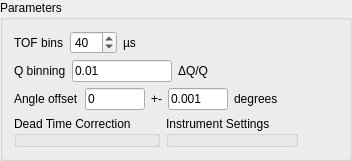
                         <widget class="QGroupBox" name="groupBox_6">
                          <property name="title">
                           <string>Parameters</string>
                          </property>
                          <layout class="QVBoxLayout" name="verticalLayout_15">
                           <item>
                            <layout class="QVBoxLayout" name="verticalLayout_37">
                             <item>
                              <layout class="QHBoxLayout" name="horizontalLayout_18">
                               <item>
                                <widget class="QLabel" name="eventTofBinsTitleLabel">
                                 <property name="text">
                                  <string>TOF bins</string>
                                 </property>
                                </widget>
                               </item>
                               <item>
                                <widget class="QSpinBox" name="eventTofBins">
                                 <property name="minimum">
                                  <number>5</number>
                                 </property>
                                 <property name="maximum">
                                  <number>200</number>
                                 </property>
                                 <property name="singleStep">
                                  <number>5</number>
                                 </property>
                                 <property name="value">
                                  <number>40</number>
                                 </property>
                                </widget>
                               </item>
                               <item>
                                <widget class="QLabel" name="eventTofBinsUnitsLabel">
                                 <property name="text">
                                  <string>µs</string>
                                 </property>
                                </widget>
                               </item>
                               <item>
                                <spacer name="horizontalSpacer_6">
                                 <property name="orientation">
                                  <enum>Qt::Horizontal</enum>
                                 </property>
                                 <property name="sizeHint" stdset="0">
                                  <size>
                                   <width>40</width>
                                   <height>20</height>
                                  </size>
                                 </property>
                                </spacer>
                               </item>
                              </layout>
                             </item>
                             <item>
                              <layout class="QHBoxLayout" name="horizontalLayout_34">
                               <item>
                                <widget class="QLabel" name="label_8">
                                 <property name="text">
                                  <string>Q binning</string>
                                 </property>
                                </widget>
                               </item>
                               <item>
                                <widget class="QLineEdit" name="qStep">
                                 <property name="sizePolicy">
                                  <sizepolicy hsizetype="Fixed" vsizetype="Fixed">
                                   <horstretch>0</horstretch>
                                   <verstretch>0</verstretch>
                                  </sizepolicy>
                                 </property>
                                 <property name="maximumSize">
                                  <size>
                                   <width>100</width>
                                   <height>16777215</height>
                                  </size>
                                 </property>
                                 <property name="text">
                                  <string>0.01</string>
                                 </property>
                                 <property name="maxLength">
                                  <number>32767</number>
                                 </property>
                                </widget>
                               </item>
                               <item>
                                <widget class="QLabel" name="label_9">
                                 <property name="text">
                                  <string>ΔQ/Q</string>
                                 </property>
                                </widget>
                               </item>
                               <item>
                                <spacer name="horizontalSpacer_8">
                                 <property name="orientation">
                                  <enum>Qt::Horizontal</enum>
                                 </property>
                                 <property name="sizeHint" stdset="0">
                                  <size>
                                   <width>40</width>
                                   <height>20</height>
                                  </size>
                                 </property>
                                </spacer>
                               </item>
                              </layout>
                             </item>
                             <item>
                              <layout class="QHBoxLayout" name="horizontalLayout_17">
                               <item>
                                <widget class="QLabel" name="label_6">
                                 <property name="text">
                                  <string>Angle offset</string>
                                 </property>
                                </widget>
                               </item>
                               <item>
                                <widget class="QLineEdit" name="angleOffsetValue">
                                 <property name="maximumSize">
                                  <size>
                                   <width>60</width>
                                   <height>16777215</height>
                                  </size>
                                 </property>
                                 <property name="text">
                                  <string>0</string>
                                 </property>
                                </widget>
                               </item>
                               <item>
                                <widget class="QLabel" name="offset_pm">
                                 <property name="text">
                                  <string>+-</string>
                                 </property>
                                </widget>
                               </item>
                               <item>
                                <widget class="QLineEdit" name="angleOffsetError">
                                 <property name="maximumSize">
                                  <size>
                                   <width>60</width>
                                   <height>16777215</height>
                                  </size>
                                 </property>
                                 <property name="text">
                                  <string>0.001</string>
                                 </property>
                                </widget>
                               </item>
                               <item>
                                <widget class="QLabel" name="label_21">
                                 <property name="text">
                                  <string>degrees</string>
                                 </property>
                                </widget>
                               </item>
                               <item>
                                <spacer name="horizontalSpacer_10">
                                 <property name="orientation">
                                  <enum>Qt::Horizontal</enum>
                                 </property>
                                 <property name="sizeHint" stdset="0">
                                  <size>
                                   <width>40</width>
                                   <height>20</height>
                                  </size>
                                 </property>
                                </spacer>
                               </item>
                              </layout>
                             </item>
                             <item>
                              <layout class="QHBoxLayout" name="horizontalLayout_40">
                               <item>
                                <widget class="DeadTimeEntryPoint" name="deadtime_entry">
                                 <property name="sizePolicy">
                                  <sizepolicy hsizetype="Fixed" vsizetype="Fixed">
                                   <horstretch>0</horstretch>
                                   <verstretch>0</verstretch>
                                  </sizepolicy>
                                 </property>
                                 <property name="title">
                                  <string>Dead Time Correction</string>
                                 </property>
                                </widget>
                               </item>
                               <item>
                                <widget class="InstrumentSettingsEntryPoint" name="instrument_settings_entry">
                                 <property name="sizePolicy">
                                  <sizepolicy hsizetype="Fixed" vsizetype="Fixed">
                                   <horstretch>0</horstretch>
                                   <verstretch>0</verstretch>
                                  </sizepolicy>
                                 </property>
                                 <property name="title">
                                  <string>Instrument Settings</string>
                                 </property>
                                </widget>
                               </item>
                               <item>
                                <spacer name="horizontalSpacer_9">
                                 <property name="orientation">
                                  <enum>Qt::Horizontal</enum>
                                 </property>
                                 <property name="sizeHint" stdset="0">
                                  <size>
                                   <width>40</width>
                                   <height>20</height>
                                  </size>
                                 </property>
                                </spacer>
                               </item>
                              </layout>
                             </item>
                            </layout>
                           </item>
                          </layout>
                         </widget>
